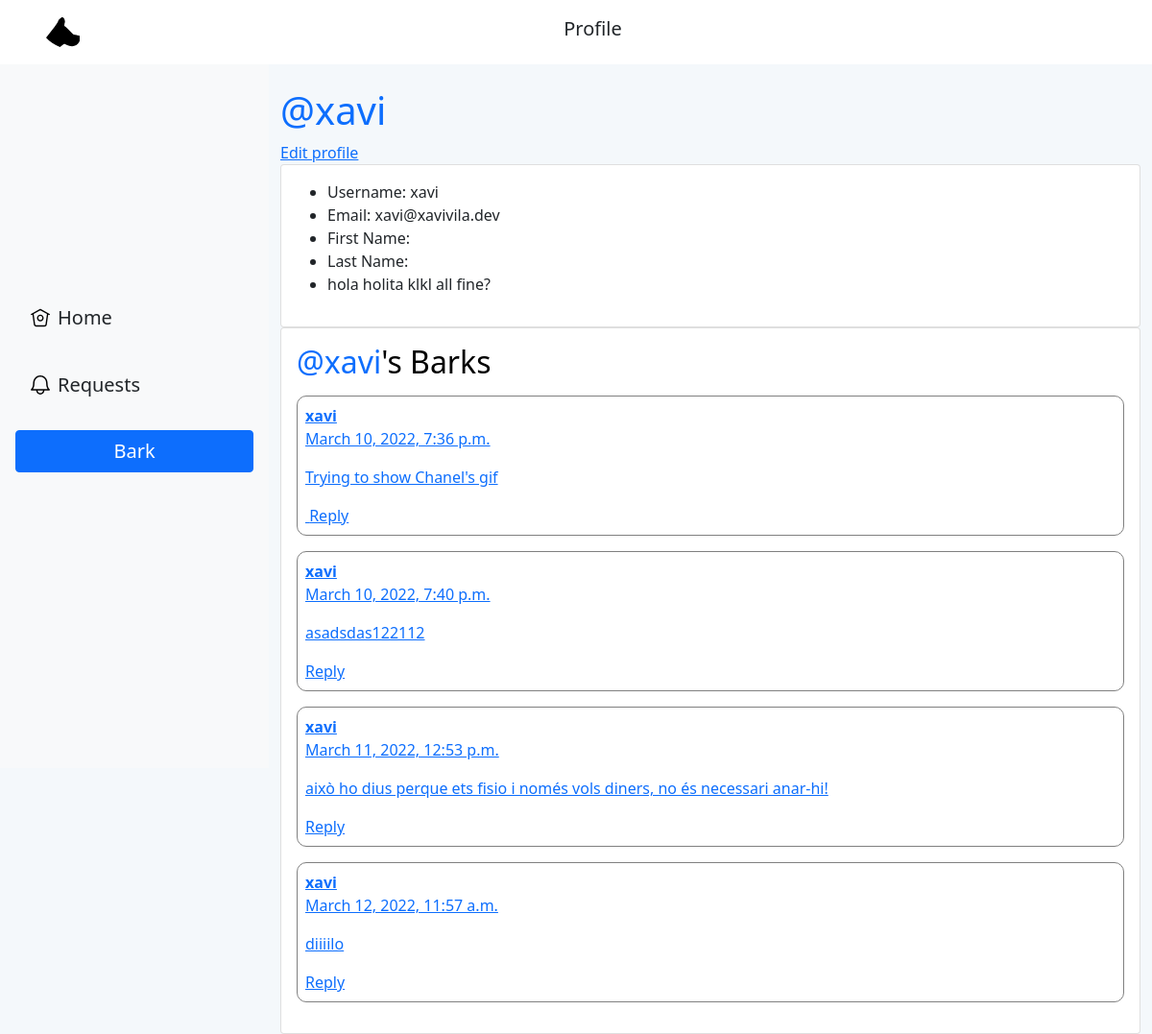
The page /xavi/ (signed in) on the database its author committed.
### BarkerApp/models.py (models this page shows, shortened)
class Profile(models.Model):
	user = models.OneToOneField(User, on_delete=models.CASCADE, primary_key=True)
	bio = models.CharField(max_length=160)
	avatar = models.ImageField(upload_to="profiles_avatar/",blank=True, null=True)
	connected_profiles = models.ManyToManyField("self", blank=True)
	def __str__(self) -> str:
		return self.user.username
	def get_absolute_url(self):
		return reverse('profile', kwargs={'username':self})

class Bark(models.Model):
	reply_to = models.ForeignKey("self", blank=True, null=True, on_delete=models.SET_NULL, related_name='parent_bark')
	author = models.ForeignKey(Profile, null=True, on_delete=models.SET_NULL)
	text = models.TextField(max_length=280)
	media = models.ImageField(upload_to="barks_media/", null=True, blank=True)
	date = models.DateTimeField(default=datetime.now)
	replies = models.ManyToManyField("self", blank=True, symmetrical=False)

### BarkerApp/views.py (the view)
# urls.py: path('<username>/', views.get_profile_view, name='profile'),
def get_profile_view(request, username):
    user = get_object_or_404(User, username=username)
    barks = Bark.objects.filter(author=user.profile)
    if request.user.profile.connected_profiles.filter(user=user).exists():
        status = 'unfollow'
    elif Request.objects.filter(sender=user.profile, reciver=request.user.profile).exists():
        status = 'accept'
    elif Request.objects.filter(sender=request.user.profile, reciver=user.profile).exists():
        status = 'cancel'
    else:
        status = 'follow'
    context = {
        'user': user,
        'status': status,
        'barks': barks
    }
    return render(request, 'profile/profile.html', context)

### BarkerApp/templates/profile/profile.html (shortened to what this page needs)
{% extends "base.html" %}
{% load static %}
{% block body %}
<h1 style="color: #0d6efd;">@{{user}}</h1>
{% if user == request.user %}
<a href="/edit_profile/">Edit profile</a>
{% else %}
<a href="/{{status}}/{{user}}">{{ status|title }}</a>
{% endif %}
<div class="card">
	<div class="card-body">
		<ul>
			<li>Username: {{user.username}}</li>
			<li>Email: {{user.email}}</li>
			<li>First Name: {{user.first_name}}</li>
			<li>Last Name: {{user.last_name}}</li>
			<li>{{user.profile.bio}}</li>
		</ul>
	</div>
</div>
{% if barks %}
<div class="card">
	<div class="card-body">
		<h2>
			<span style="color: #0d6efd;">@{{user.username}}</span><span style="color: black;">'s Barks</span>
		</h2>
		{% for bark in barks %}
		{% with template_name="bark/bark_component.html" %}
		{% include template_name %}
		{% endwith %}
		{% endfor %}
	</div>
</div>
{% endif %}
{% endblock %}

### BarkerApp/templates/bark/bark_component.html (shortened to what this page needs)
<a href="/bark/{{bark.id}}">
  <div class="bark">
    <b>{{bark.author.user.username}}</b>
    <p>{{bark.date}}</p>
    <p>{{bark.text}}</p>
    <a class="reply" href="/reply_bark/{{bark.id}}">Reply</a>
  </div>
</a>

### BarkerApp/static/css/custom.css (style rules this page uses)
body { background: #f4f8fb; }
.bark { border: 1px solid gray; margin-block: 16px; padding: 8px; border-radius: 10px; }

### rows shown on the page
Bark: author.user.username "xavi", date "March 10, 2022, 7:36 p.m.", text "Trying to show Chanel's gif"
Bark: author.user.username "xavi", date "March 10, 2022, 7:40 p.m.", text "asadsdas122112"
Bark: author.user.username "xavi", date "March 11, 2022, 12:53 p.m.", text "això ho dius perque ets fisio i només vols diners, no és necessari anar-hi!"
Bark: author.user.username "xavi", date "March 12, 2022, 11:57 a.m.", text "diiiilo"

### other values the page prints
{{ request.resolver_match.url_name|capfirst }} "Profile"
{{ user }} "xavi"
{{ user.username }} "xavi"
{{ user.email }} "xavi@xavivila.dev"
{{ user.profile.bio }} "hola holita klkl all fine?"
